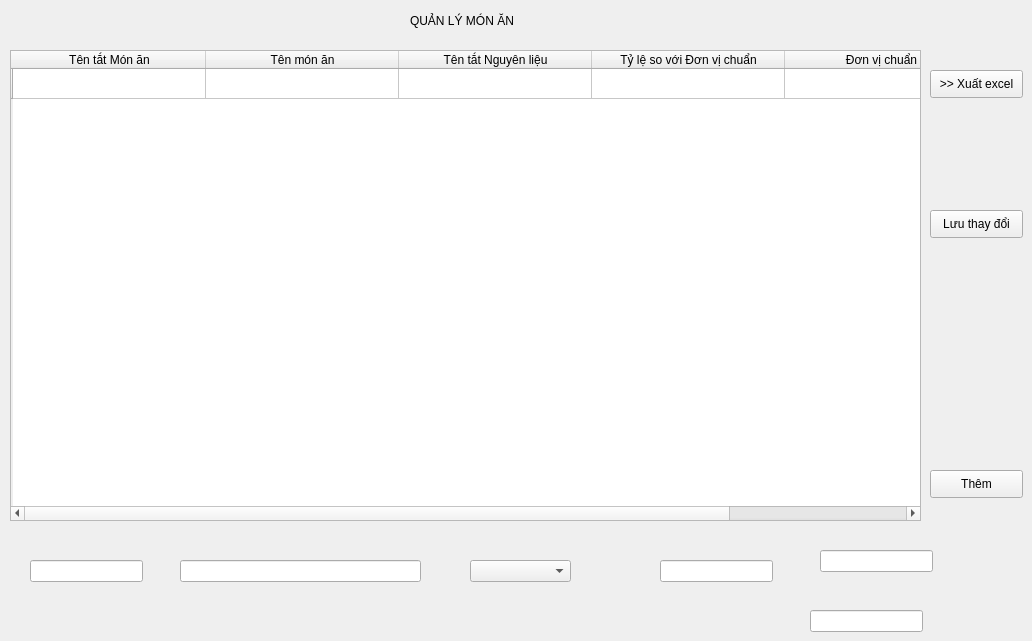
    <widget class="QWidget" name="tab_2">
     <attribute name="title">
      <string>MonAn</string>
     </attribute>
     <widget class="QPushButton" name="pushButton_9">
      <property name="geometry">
       <rect>
        <x>930</x>
        <y>210</y>
        <width>93</width>
        <height>28</height>
       </rect>
      </property>
      <property name="text">
       <string>Lưu thay đổi</string>
      </property>
     </widget>
     <widget class="QLineEdit" name="lineEdit_donViMA">
      <property name="geometry">
       <rect>
        <x>660</x>
        <y>560</y>
        <width>113</width>
        <height>22</height>
       </rect>
      </property>
     </widget>
     <widget class="QPushButton" name="pushButton_11">
      <property name="geometry">
       <rect>
        <x>930</x>
        <y>470</y>
        <width>93</width>
        <height>28</height>
       </rect>
      </property>
      <property name="text">
       <string>Thêm</string>
      </property>
     </widget>
     <widget class="QLineEdit" name="lineEdit_ma_monAN">
      <property name="geometry">
       <rect>
        <x>30</x>
        <y>560</y>
        <width>113</width>
        <height>22</height>
       </rect>
      </property>
      <property name="inputMask">
       <string/>
      </property>
      <property name="text">
       <string/>
      </property>
     </widget>
     <widget class="QLineEdit" name="lineEdit_tenMoAn">
      <property name="geometry">
       <rect>
        <x>180</x>
        <y>560</y>
        <width>241</width>
        <height>22</height>
       </rect>
      </property>
     </widget>
     <widget class="QTableWidget" name="tableWidget_2">
      <property name="geometry">
       <rect>
        <x>10</x>
        <y>50</y>
        <width>911</width>
        <height>471</height>
       </rect>
      </property>
      <property name="cursor" stdset="0">
       <cursorShape>ArrowCursor</cursorShape>
      </property>
      <property name="contextMenuPolicy">
       <enum>Qt::DefaultContextMenu</enum>
      </property>
      <property name="sizeAdjustPolicy">
       <enum>QAbstractScrollArea::AdjustIgnored</enum>
      </property>
      <property name="showGrid">
       <bool>true</bool>
      </property>
      <attribute name="horizontalHeaderCascadingSectionResizes">
       <bool>false</bool>
      </attribute>
      <attribute name="horizontalHeaderDefaultSectionSize">
       <number>193</number>
      </attribute>
      <attribute name="horizontalHeaderShowSortIndicator" stdset="0">
       <bool>false</bool>
      </attribute>
      <attribute name="horizontalHeaderStretchLastSection">
       <bool>false</bool>
      </attribute>
      <attribute name="verticalHeaderShowSortIndicator" stdset="0">
       <bool>false</bool>
      </attribute>
      <attribute name="verticalHeaderStretchLastSection">
       <bool>false</bool>
      </attribute>
      <row>
       <property name="text">
        <string/>
       </property>
      </row>
      <column>
       <property name="text">
        <string>Tên tắt Món ăn</string>
       </property>
      </column>
      <column>
       <property name="text">
        <string>Tên món ăn</string>
       </property>
      </column>
      <column>
       <property name="text">
        <string>Tên tắt Nguyên liệu</string>
       </property>
      </column>
      <column>
       <property name="text">
        <string>Tỷ lệ so với Đơn vị chuẩn</string>
       </property>
      </column>
      <column>
       <property name="text">
        <string>Đơn vị chuẩn</string>
       </property>
      </column>
      <item row="0" column="1">
       <property name="text">
        <string/>
       </property>
      </item>
      <item row="0" column="2">
       <property name="text">
        <string/>
       </property>
      </item>
      <item row="0" column="3">
       <property name="text">
        <string/>
       </property>
      </item>
      <item row="0" column="4">
       <property name="text">
        <string/>
       </property>
      </item>
     </widget>
     <widget class="QLabel" name="label_2">
      <property name="geometry">
       <rect>
        <x>410</x>
        <y>10</y>
        <width>131</width>
        <height>21</height>
       </rect>
      </property>
      <property name="text">
       <string>QUẢN LÝ MÓN ĂN</string>
      </property>
     </widget>
     <widget class="QPushButton" name="pushButton_12">
      <property name="geometry">
       <rect>
        <x>930</x>
        <y>70</y>
        <width>93</width>
        <height>28</height>
       </rect>
      </property>
      <property name="text">
       <string>&gt;&gt; Xuất excel</string>
      </property>
     </widget>
     <widget class="QComboBox" name="comboBox_idNL">
      <property name="geometry">
       <rect>
        <x>470</x>
        <y>560</y>
        <width>101</width>
        <height>22</height>
       </rect>
      </property>
     </widget>
     <widget class="QLineEdit" name="lineEdit_laMonChinh">
      <property name="geometry">
       <rect>
        <x>820</x>
        <y>550</y>
        <width>113</width>
        <height>22</height>
       </rect>
      </property>
     </widget>
     <widget class="QLineEdit" name="lineEdit_dinhMuc">
      <property name="geometry">
       <rect>
        <x>810</x>
        <y>610</y>
        <width>113</width>
        <height>22</height>
       </rect>
      </property>
     </widget>
    </widget>
